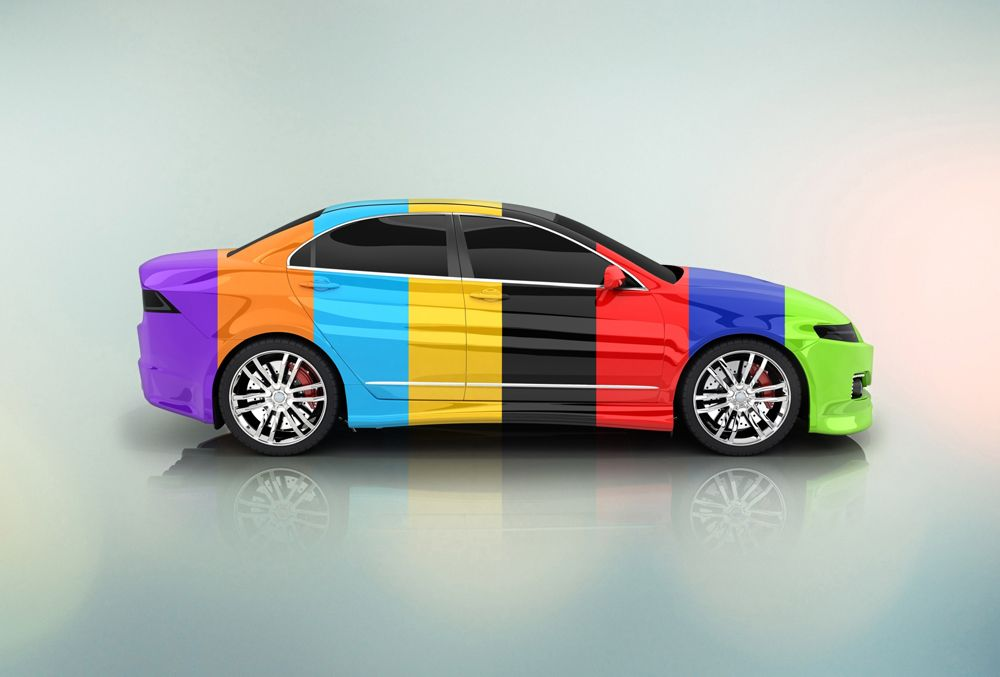
#> input picture auto.jpg, 1000 x 677 px
$ python 'detectores de bordes.py'   (older library calls are emulated)
#> lines starting #> are read from the running program, lines starting #| are printed output that depends on the picture; after the words box and inside, x2 and y2 are one past the last pixel; in counts of white or black regions, pixels touching at a corner belong together
import matplotlib.image as mpimg
import matplotlib.pyplot as plt
import numpy as np
import cv2


#importar imagen
image_color =mpimg.imread('auto.jpg')
#> image_color is the input picture: shape (677, 1000, 3); mean R, G, B 176.9, 181.4, 175.2
plt.imshow(image_color)
image_color.shape

#dimensiones de la imagen
print('Height = ' , int(image_color.shape[0]), 'pixels')
#| Height =  677 pixels
print('Width = ' , int(image_color.shape[1]), 'pixels')
#| Width =  1000 pixels

#A escala de grises
image_gray= cv2.cvtColor(image_color, cv2.COLOR_BGR2GRAY)
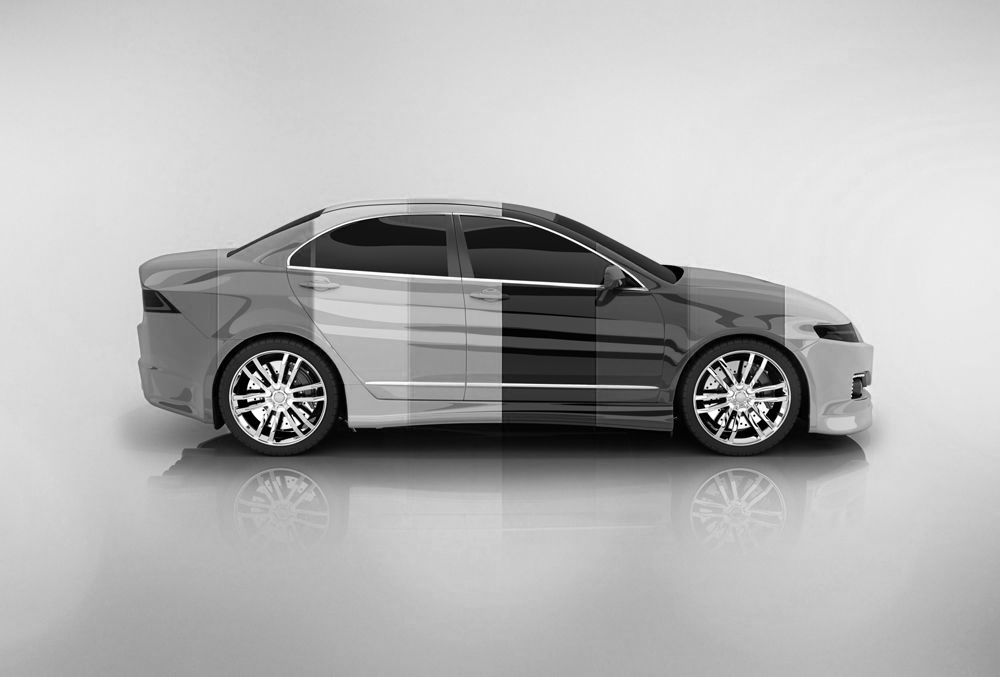
#> image_gray: shape (677, 1000); min 0, max 255, mean 179
cv2.imshow('car gray', image_gray)
cv2.waitKey()
cv2.destroyAllWindows()

#-----------Sobel calcula las derivadas--------------#

# en x
x_sobel=cv2.Sobel(image_gray, cv2.CV_64F, 0, 1, ksize = 7)
cv2.imshow('car sobel', x_sobel)
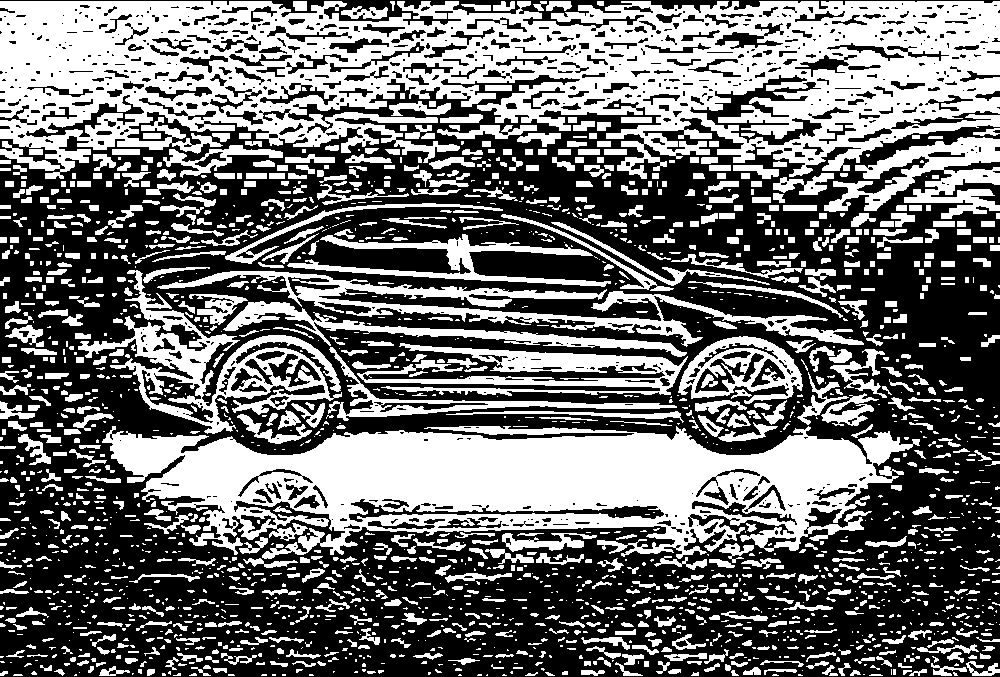
#> window 'car sobel': shape (677, 1000); 43.7% white; 2056 white regions (1120 under 20 px), largest, box (x1, y1, x2, y2) and area: (0, 1, 1000, 179) 103461, (102, 426, 920, 559) 62202, (78, 270, 342, 434) 10099
cv2.waitKey()
cv2.destroyAllWindows()

#en y
y_sobel=cv2.Sobel(image_gray, cv2.CV_64F, 1, 0, ksize = 7)
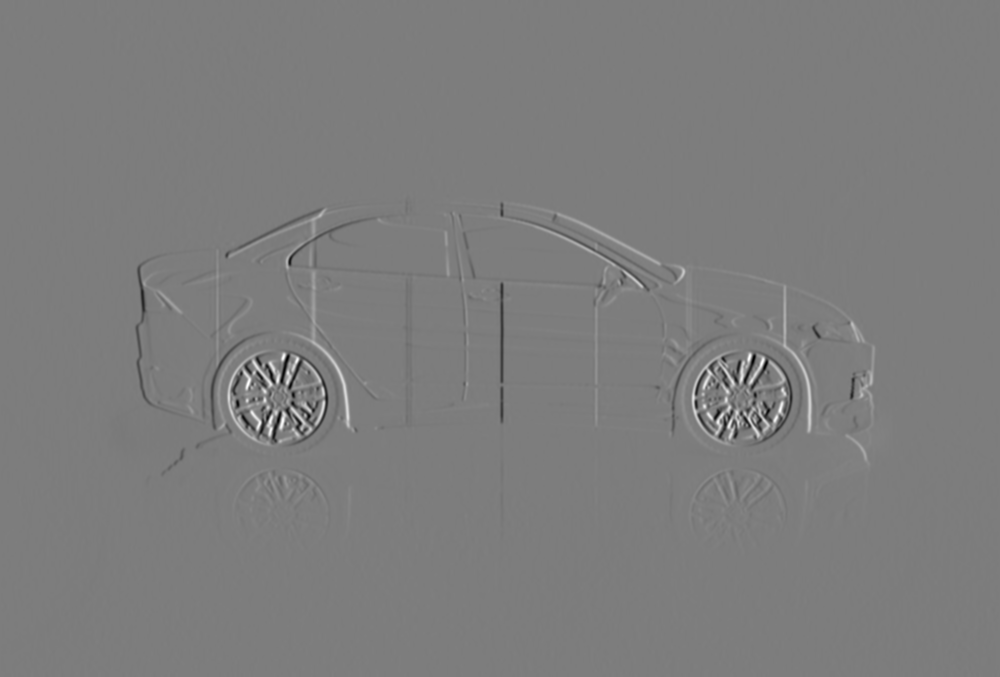
#> y_sobel: shape (677, 1000) float64; min -146950, max 152022, mean -8.6; drawn with min black and max white
cv2.imshow('car sobel', y_sobel)
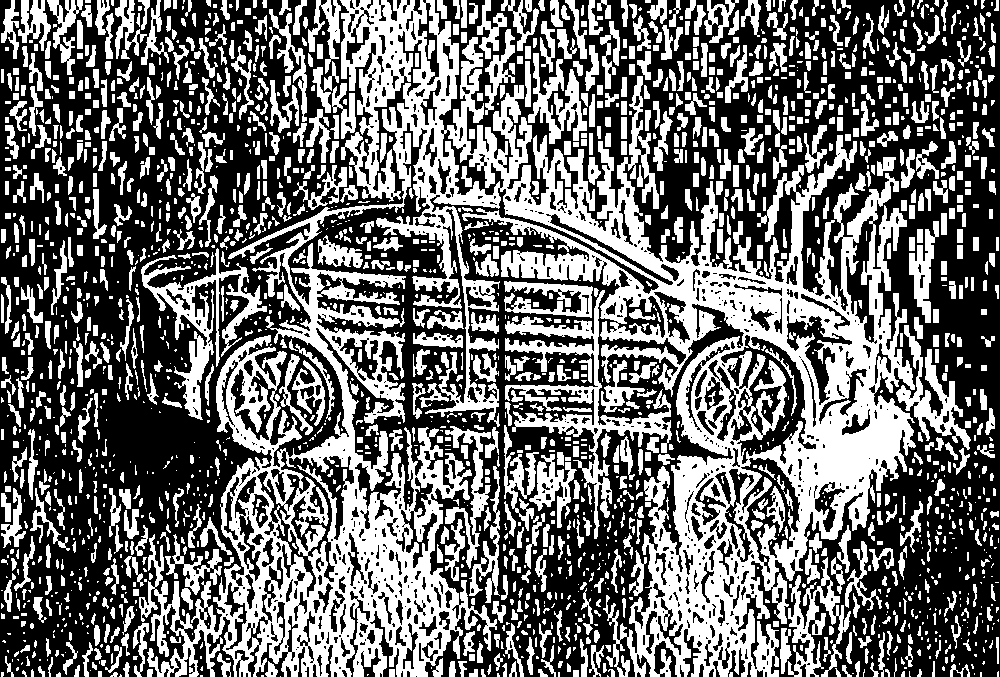
#> window 'car sobel': shape (677, 1000); 42.8% white; 2131 white regions (908 under 20 px), largest, box (x1, y1, x2, y2) and area: (139, 0, 916, 677) 149563, (505, 290, 672, 539) 6773, (141, 248, 267, 420) 4671
cv2.waitKey()
cv2.destroyAllWindows()

#Laplaciane
laplaciane=cv2.Laplacian(image_gray, cv2.CV_64F)
cv2.imshow('Laplacian', laplaciane)
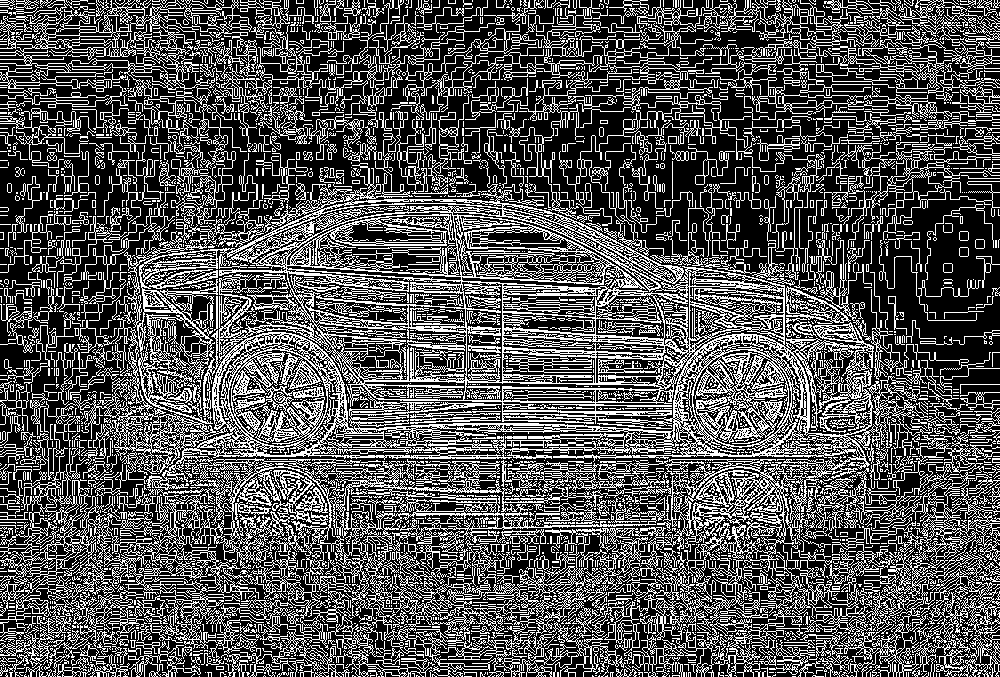
#> window 'Laplacian': shape (677, 1000); 32.7% white in thin lines or dots
cv2.waitKey()
cv2.destroyAllWindows()

# -------------detector de bordes canny------------------#

# para canny es necesario definir umbrales
threshold_1= 120
threshold_2= 200

canny=cv2.Canny(image_gray, threshold_1, threshold_2)
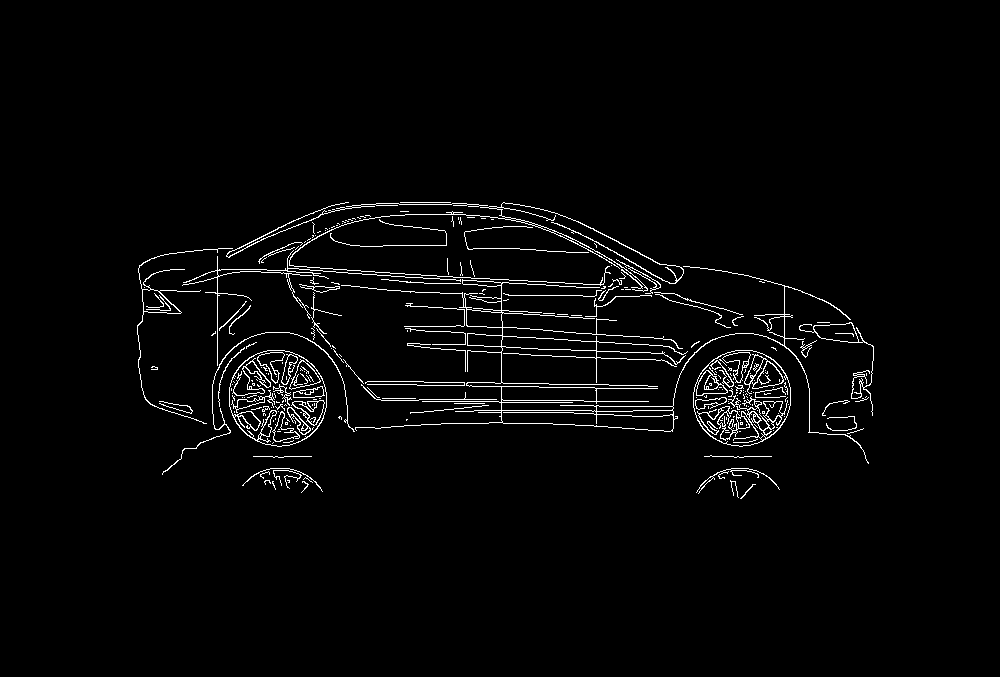
#> canny: shape (677, 1000); 2.5% white in thin lines or dots, all inside (x1, y1, x2, y2) = (137, 202, 874, 499)
cv2.imshow('Laplacian', canny)
cv2.waitKey()
cv2.destroyAllWindows()

$ run again, with carrtera.jpg copied over auto.jpg
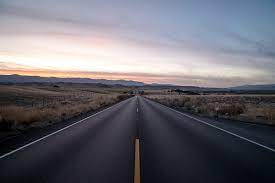
#> input picture carrtera.jpg, 275 x 183 px
#> image_color is the input picture: shape (183, 275, 3); mean R, G, B 106.8, 104.9, 113.2
#| Height =  183 pixels
#| Width =  275 pixels
#> `cv2.imshow('car sobel', x_sobel)`:
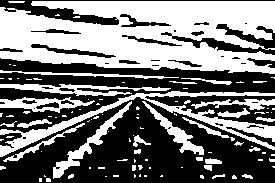
#> window 'car sobel': shape (183, 275); 46.8% white; 103 white regions (74 under 20 px), largest, box (x1, y1, x2, y2) and area: (0, 1, 275, 74) 14811, (0, 91, 275, 157) 2849, (0, 84, 171, 96) 896
#> `canny=cv2.Canny(image_gray, threshold_1, threshold_2)`:
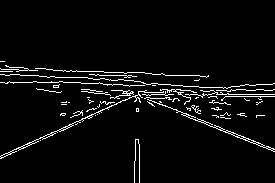
#> canny: shape (183, 275); 4.5% white in thin lines or dots, all inside (x1, y1, x2, y2) = (0, 61, 275, 183)

$ run again, with pare.jpg copied over auto.jpg
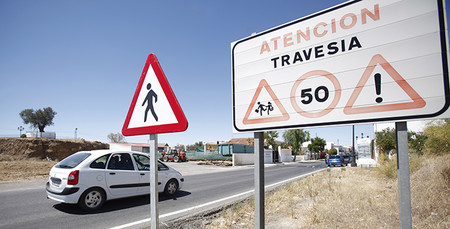
#> input picture pare.jpg, 450 x 229 px
#> image_color is the input picture: shape (229, 450, 3); mean R, G, B 158.5, 160.2, 170.5
#| Height =  229 pixels
#| Width =  450 pixels
#> `cv2.imshow('car sobel', x_sobel)`:
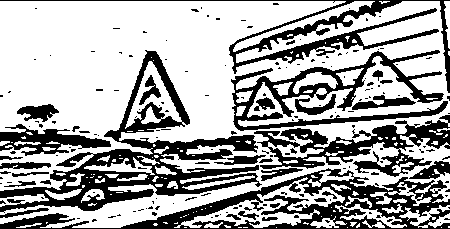
#> window 'car sobel': shape (229, 450); 65.6% white; 180 black regions (145 under 20 px), largest, box (x1, y1, x2, y2) and area: (0, 50, 262, 213) 9141, (0, 168, 450, 229) 7463, (231, 50, 448, 131) 4335
#> `canny=cv2.Canny(image_gray, threshold_1, threshold_2)`:
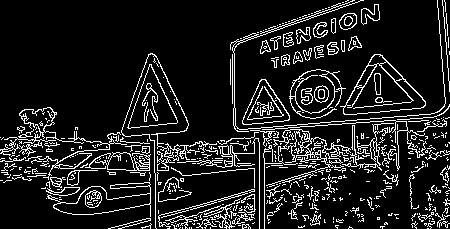
#> canny: shape (229, 450); 12.3% white in thin lines or dots
